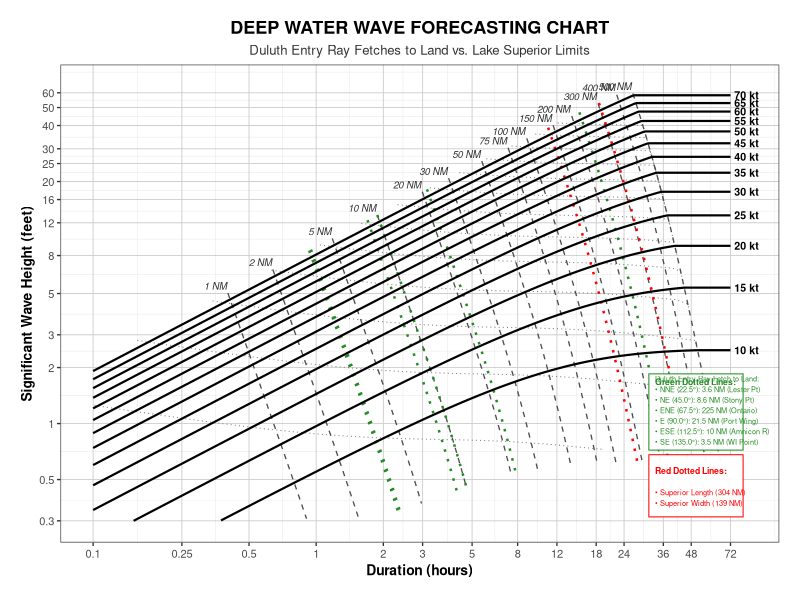

This chart was generated by the following R code: (Note: this script raises an error after producing the figure.)
# Load required libraries
library(ggplot2)
library(dplyr)
library(scales)

# ==========================================
# 1. PHYSICAL CONSTANTS & SPM FORMULAS
# ==========================================
g <- 9.81              # Acceleration due to gravity (m/s^2)
kts_to_ms <- 0.514444  # Knots to m/s
nm_to_m   <- 1852      # Nautical miles to meters
m_to_ft   <- 3.28084   # Meters to feet

# Fetch-limited Wave Height (ft)
calc_H_fetch <- function(U_ms, X_m) {
  X_tilde <- (g * X_m) / (U_ms^2)
  H_tilde <- 0.283 * tanh(0.0125 * (X_tilde^0.42))
  H_m <- (H_tilde * U_ms^2) / g
  return(H_m * m_to_ft)
}

# Required Duration (hours) for Fetch X_m
calc_t_fetch <- function(U_ms, X_m) {
  X_tilde <- (g * X_m) / (U_ms^2)
  t_tilde <- 68.8 * (X_tilde^0.67)
  t_sec <- (t_tilde * U_ms) / g
  return(t_sec / 3600)
}

# Equivalent Fetch (m) for Duration t_hr
calc_X_eq <- function(U_ms, t_hr) {
  t_sec <- t_hr * 3600
  t_tilde <- (g * t_sec) / U_ms
  X_tilde <- (t_tilde / 68.8)^(1 / 0.67)
  X_m <- (X_tilde * U_ms^2) / g
  return(X_m)
}

# ==========================================
# 2. GENERATE DATASETS
# ==========================================
u_range_kts <- seq(5, 75, length.out = 150)

# A. Wind Speed Curves (Solid Black Lines)
wind_speeds_kts <- seq(10, 70, by = 5)
durations_hr <- exp(seq(log(0.1), log(72), length.out = 300))

wind_data <- do.call(rbind, lapply(wind_speeds_kts, function(u_kts) {
  u_ms <- u_kts * kts_to_ms
  data.frame(
    Duration_hr = durations_hr,
    Wind_kts = as.factor(u_kts),
    Wind_num = u_kts,
    Wave_ft = sapply(durations_hr, function(t) {
      X_eq <- calc_X_eq(u_ms, t)
      X_m <- min(X_eq, 500 * nm_to_m)
      calc_H_fetch(u_ms, X_m)
    })
  )
}))

# B. Standard Fetch Contours (Dashed Gray Lines)
fetches_nm <- c(1, 2, 5, 10, 20, 30, 50, 75, 100, 150, 200, 300, 400, 500)

fetch_data <- do.call(rbind, lapply(fetches_nm, function(x_nm) {
  x_m <- x_nm * nm_to_m
  data.frame(
    Fetch_nm = as.factor(x_nm),
    Fetch_num = x_nm,
    Duration_hr = sapply(u_range_kts, function(u) calc_t_fetch(u * kts_to_ms, x_m)),
    Wave_ft = sapply(u_range_kts, function(u) calc_H_fetch(u * kts_to_ms, x_m))
  )
})) %>% filter(Duration_hr >= 0.1 & Duration_hr <= 72 & Wave_ft >= 0.3 & Wave_ft <= 60)

# C. Lake Superior Overall Max Limits (Red Dotted Lines)
lake_superior_fetches <- c(139, 304)
lake_superior_names <- c("Lake Superior Max Width (139 NM)", "Lake Superior Max Length (304 NM)")

lake_data <- do.call(rbind, lapply(1:2, function(i) {
  x_nm <- lake_superior_fetches[i]
  x_m <- x_nm * nm_to_m
  data.frame(
    Label = lake_superior_names[i],
    Fetch_nm = x_nm,
    Duration_hr = sapply(u_range_kts, function(u) calc_t_fetch(u * kts_to_ms, x_m)),
    Wave_ft = sapply(u_range_kts, function(u) calc_H_fetch(u * kts_to_ms, x_m))
  )
})) %>% filter(Duration_hr >= 0.1 & Duration_hr <= 72 & Wave_ft >= 0.3 & Wave_ft <= 60)

# D. Duluth Entry Rays to Land (Green Dotted Lines - Only >= 1 NM)
duluth_directions <- c("ENE", "E", "ESE", "NE", "NNE", "SE")
duluth_fetches_nm <- c(225, 21.5, 10.0, 8.6, 3.6, 3.5)

duluth_data <- do.call(rbind, lapply(1:length(duluth_directions), function(i) {
  x_nm <- duluth_fetches_nm[i]
  x_m <- x_nm * nm_to_m
  data.frame(
    Direction = duluth_directions[i],
    Fetch_nm = x_nm,
    Duration_hr = sapply(u_range_kts, function(u) calc_t_fetch(u * kts_to_ms, x_m)),
    Wave_ft = sapply(u_range_kts, function(u) calc_H_fetch(u * kts_to_ms, x_m))
  )
})) %>% filter(Duration_hr >= 0.1 & Duration_hr <= 72 & Wave_ft >= 0.3 & Wave_ft <= 60)

# E. Wave Period Contours (Dotted Gray Lines)
periods_sec <- c(2, 3, 4, 5, 6, 7, 8, 9, 10, 11, 12, 13, 14)
period_data <- do.call(rbind, lapply(periods_sec, function(t_sec) {
  u_vals <- seq(5, 75, length.out = 150)
  res <- data.frame()
  for (u in u_vals) {
    u_ms <- u * kts_to_ms
    T_tilde <- (g * t_sec) / u_ms
    arg <- T_tilde / (2.4 * pi)
    if (arg < 1) {
      X_tilde <- (atanh(arg) / 0.077)^4
      X_m <- min((X_tilde * u_ms^2) / g, 500 * nm_to_m)
      dur <- calc_t_fetch(u_ms, X_m)
      h_ft <- calc_H_fetch(u_ms, X_m)
      res <- rbind(res, data.frame(Period_sec = as.factor(t_sec), Duration_hr = dur, Wave_ft = h_ft))
    }
  }
  return(res)
})) %>% filter(Duration_hr >= 0.1 & Duration_hr <= 72 & Wave_ft >= 0.3 & Wave_ft <= 60)

# Line Label Data
wind_labels <- wind_data %>%
  group_by(Wind_kts) %>%
  filter(Duration_hr == max(Duration_hr))

fetch_labels <- fetch_data %>%
  group_by(Fetch_nm) %>%
  filter(Wave_ft == max(Wave_ft))

# ==========================================
# 3. BUILD PLOT
# ==========================================
p <- ggplot() +
  # Wave Period Contours
  geom_line(data = period_data, aes(x = Duration_hr, y = Wave_ft, group = Period_sec),
            linetype = "dotted", color = "gray50", linewidth = 0.35) +
  
  # Standard Fetch Contours
  geom_line(data = fetch_data, aes(x = Duration_hr, y = Wave_ft, group = Fetch_nm),
            linetype = "dashed", color = "gray30", linewidth = 0.45) +
  
  # Lake Superior Overall Limits (Red Dotted Lines)
  geom_line(data = lake_data, aes(x = Duration_hr, y = Wave_ft, group = Label),
            linetype = "dotted", color = "red", linewidth = 0.85) +
  
  # Duluth Entry Ray Fetches (Green Dotted Lines)
  geom_line(data = duluth_data, aes(x = Duration_hr, y = Wave_ft, group = Direction),
            linetype = "dotted", color = "forestgreen", linewidth = 0.85) +
  
  # Wind Speed Curves
  geom_line(data = wind_data, aes(x = Duration_hr, y = Wave_ft, group = Wind_kts),
            color = "black", linewidth = 0.75) +
  
  # Contour Labels
  geom_text(data = fetch_labels, aes(x = Duration_hr, y = Wave_ft, label = paste0(Fetch_nm, " NM")),
            vjust = -0.4, hjust = 1.05, size = 2.5, fontface = "italic", color = "gray20") +
  geom_text(data = wind_labels, aes(x = Duration_hr, y = Wave_ft, label = paste0(Wind_kts, " kt")),
            hjust = -0.15, size = 2.7, fontface = "bold") +
  
  # --- TOP LEGEND BOX: DULUTH ENTRY FETCH TO LAND (GREEN) ---
  annotate("rect", xmin = 31, xmax = 82, ymin = 0.72, ymax = 1.85,
           fill = "white", color = "forestgreen", linetype = "solid", linewidth = 0.35, alpha = 0.95) +
  annotate("text", x = 33, y = 1.68, label = "Green Dotted Lines:",
           color = "forestgreen", fontface = "bold", hjust = 0, size = 2.2) +
  annotate("text", x = 33, y = 1.18,
           label = "Duluth Entry Ray Fetch to Land:\n• NNE (22.5°): 3.6 NM (Lester Pt)\n• NE (45.0°): 8.6 NM (Stony Pt)\n• ENE (67.5°): 225 NM (Ontario)\n• E (90.0°): 21.5 NM (Port Wing)\n• ESE (112.5°): 10 NM (Amnicon R)\n• SE (135.0°): 3.5 NM (WI Point)",
           color = "forestgreen", hjust = 0, size = 1.85) +
  
  # --- BOTTOM LEGEND BOX: LAKE SUPERIOR MAX LIMITS (RED) ---
  annotate("rect", xmin = 31, xmax = 82, ymin = 0.315, ymax = 0.68,
           fill = "white", color = "red", linetype = "solid", linewidth = 0.35, alpha = 0.95) +
  annotate("text", x = 33, y = 0.56, label = "Red Dotted Lines:",
           color = "red", fontface = "bold", hjust = 0, size = 2.2) +
  annotate("text", x = 33, y = 0.40, label = "• Superior Length (304 NM)\n• Superior Width (139 NM)",
           color = "red", hjust = 0, size = 1.9) +
  
  # Axes & Log Scale Limits
  scale_x_log10(
    breaks = c(0.1, 0.25, 0.5, 1, 2, 3, 5, 8, 12, 18, 24, 36, 48, 72),
    labels = c("0.1", "0.25", "0.5", "1", "2", "3", "5", "8", "12", "18", "24", "36", "48", "72"),
    limits = c(0.1, 85)
  ) +
  scale_y_log10(
    breaks = c(0.3, 0.5, 1, 2, 3, 5, 8, 12, 16, 20, 25, 30, 40, 50, 60),
    labels = c("0.3", "0.5", "1", "2", "3", "5", "8", "12", "16", "20", "25", "30", "40", "50", "60"),
    limits = c(0.3, 65)
  ) +
  
  # Titles & Theme Formatting
  labs(
    title = "DEEP WATER WAVE FORECASTING CHART",
    subtitle = "Duluth Entry Ray Fetches to Land vs. Lake Superior Limits",
    x = "Duration (hours)",
    y = "Significant Wave Height (feet)"
  ) +
  theme_bw(base_size = 10) +
  theme(
    plot.title = element_text(face = "bold", hjust = 0.5, size = 13),
    plot.subtitle = element_text(hjust = 0.5, size = 9.5, color = "gray20"),
    panel.grid.major = element_line(color = "gray80", linewidth = 0.3),
    panel.grid.minor = element_line(color = "gray92", linewidth = 0.2),
    axis.title = element_text(face = "bold"),
    plot.margin = margin(15, 15, 15, 15)
  )
p
stop()

# ==========================================
# 4. EXPORT TO FILE
# ==========================================
ggsave("wave_fetch_superior.pdf", plot = p, width = 8.5, height = 11, units = "in")
ggsave("wave_fetch_superior.png", plot = p, width = 8.5, height = 11, units = "in", dpi = 300)
